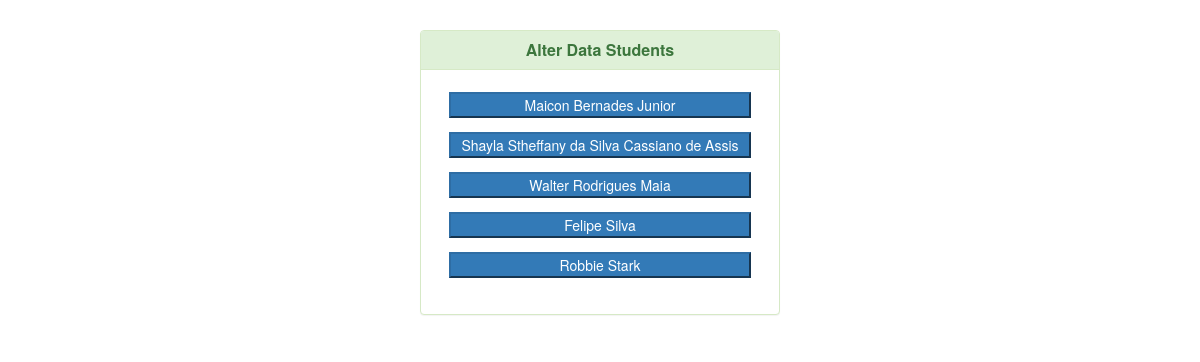
Page /user/alter_std.php (signed in) on the committed database.
### tables this page shows
CREATE TABLE `students` (
  `code` int(11) NOT NULL,
  `name` varchar(100) NOT NULL,
  `birth` date NOT NULL,
  `grade` varchar(100) NOT NULL,
  `education` varchar(100) NOT NULL,
  `lastyear` text NOT NULL,
  `guardianUser` varchar(11) NOT NULL
);

### user/alter_std.php (the view, shortened to what this page needs)
<html>
<head lang="en">
    <link type="text/css" rel="stylesheet" href="..\bootstrap\css\bootstrap.css">
    <link rel="stylesheet" href="https://maxcdn.bootstrapcdn.com/bootstrap/3.3.7/css/bootstrap.min.css">
    <link type="text/css" rel="stylesheet" href="..\css\style.css">
</head>
<body>
    <div class="container">
        <div class="row">
            <div class="col-md-4 col-md-offset-4">
                <div class="login-panel panel panel-success">
                    <div class="panel-heading">
                        <h3 class="panel-title">Alter Data Students</h3>
                    </div>
                    <div class="panel-body">
                        <form role="form" method="post" action="alter_std.php">
                            <fieldset>
                                <?php
                                include("../database/db_conection.php");
                                $std_guardian=$_SESSION['l_user'];
                                    $view_students_query="select * from students WHERE guardianUser='$std_guardian'";
                                    $run=mysqli_query($dbcon,$view_students_query);
                                    $cont = 0;
                                    while($row=mysqli_fetch_array($run))
                                    { error_reporting(E_ALL);
                                        $std_name=$row[1];
                                        ?>
                                        <div class="btn btn-block">
                                        <button class=" btn-primary " type="button" data-toggle="collapse" data-target="<?php echo '#alter'.$cont.'std'; ?>" aria-expanded="false" aria-controls="<?php echo 'alter'.$cont.'std'; ?>" style="white-space:normal; width:100%; ">
                                         <?php echo $std_name; ?>
                                         </button>
                                        </div>
                                    <?php
     $cont = $cont + 1;
}
?>
</fieldset>
</form>
</div>
</div>
</div>
</div>
</div>
</body>
</html>

### css/style.css (style rules this page uses)
.login-panel { margin-top: 30px; }
.panel-title { text-align: center; font-weight: bold; }

### rows in the picture
students: name "Maicon Bernades Junior"
students: name "Shayla Stheffany da Silva Cassiano de Assis"
students: name "Walter Rodrigues Maia"
students: name "Felipe Silva"
students: name "Robbie Stark"
